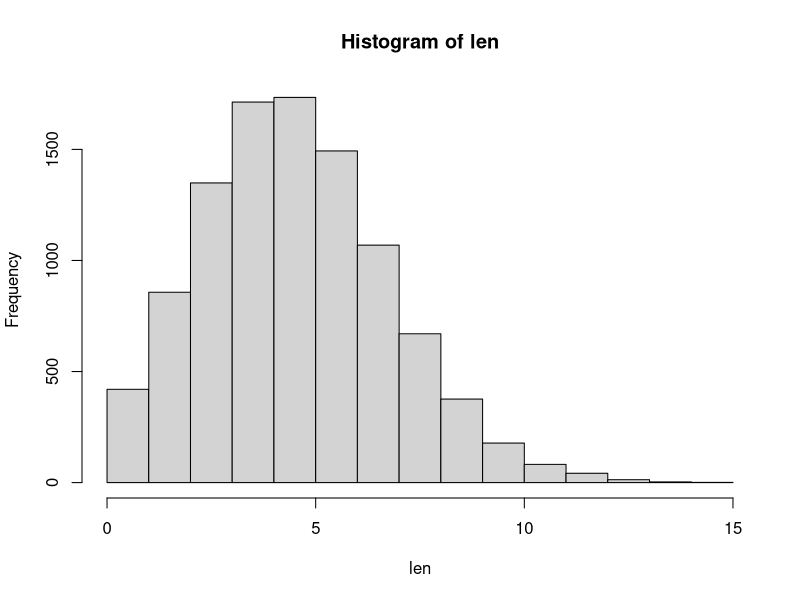

This chart was generated by the following R code:
pois <- function(lambda,m){
  time = rexp(1,lambda)
  tmp = 0
  i = 0
  while(time < m){
    print(c("tmp" = tmp,"time" = time))
    i = i + 1
    tmp <- rexp(1,lambda)
    time=time+tmp
  }
  print(i)
}
pois(5,1)


#b
pois.l <- function(lambda,m){
  time = rexp(1,lambda)
  tmp = 0
  i = 0
  while(time < m){
    i = i + 1
    tmp <- rexp(1,lambda)
    time=time+tmp
  }
  print(i)
}

pois.l(5,1)

n=1
len <- rep(0,10000)
while(n <= 10000){
  len[n] <- pois.l(5,1)
  n=n+1
}

hist(len)
mean(len)
var(len)
